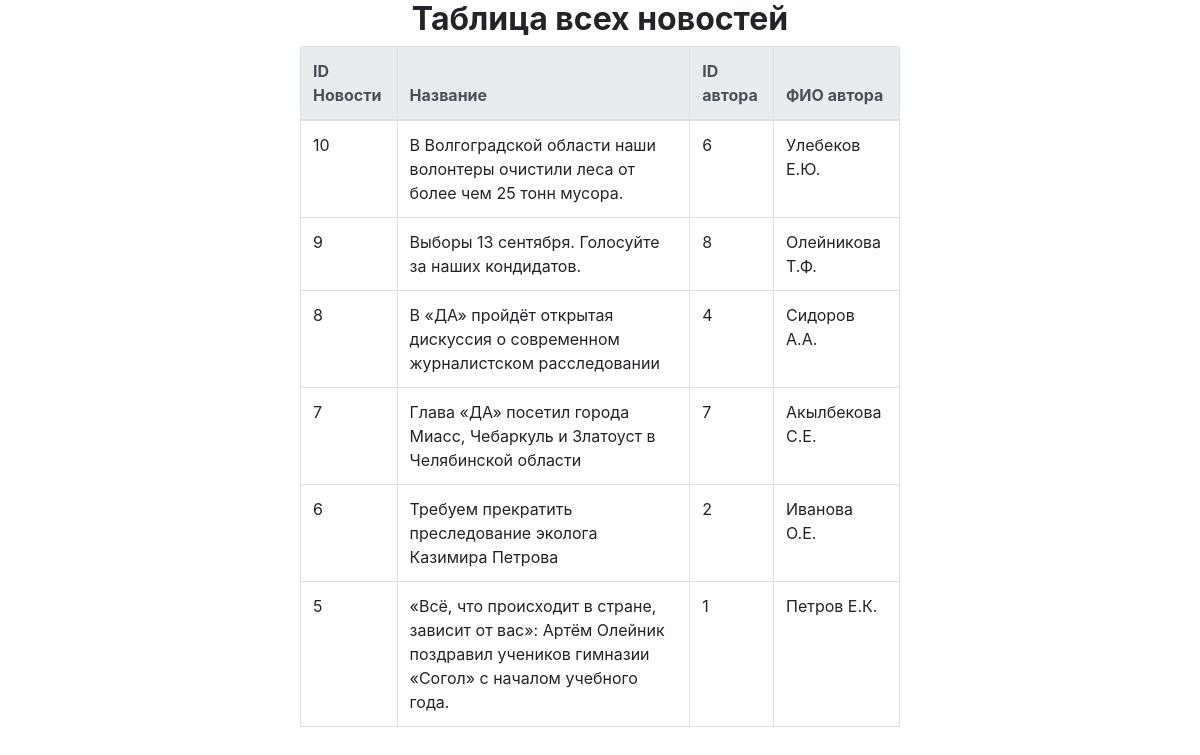
The app's page /news.php (signed in) with its own data.
### tables this page shows
CREATE TABLE `news` (
  `news_id` int(12) NOT NULL,
  `news_title` varchar(200) NOT NULL,
  `news_text` varchar(5000) NOT NULL,
  `picture` varchar(500) NOT NULL,
  `date` date NOT NULL,
  `author_id` int(12) NOT NULL,
  `town_id` int(12) DEFAULT NULL,
  `genre_id` int(12) DEFAULT NULL
);

CREATE TABLE `authors` (
  `author_id` int(11) NOT NULL,
  `name` varchar(50) NOT NULL,
  `info` varchar(100) DEFAULT NULL,
  `town_id` int(12) DEFAULT NULL
);

### news.php (the view, shortened to what this page needs)
<?php require_once ('database/connect.php'); ?>
<!doctype html>
<html lang="ru">
  <head>
    <link rel="stylesheet" href="https://stackpath.bootstrapcdn.com/bootstrap/4.5.0/css/bootstrap.min.css">
  </head>
  <body>
    <main role="main">
      <div style="text-align: center">
        <h2><b style="font-size:larg;">Таблица всех новостей</b></h2>
      </div>
      <div align="center">
        <table class="table table-bordered w-50">
          <thead class="thead-light">
            <tr>
              <th scope="col">ID Новости</th>
              <th scope="col">Название</th>
              <th scope="col">ID автора</th>
              <th scope="col">ФИО автора</th>
            </tr>
          </thead>
            <tbody>
            <?php
              $res = mysqli_query($connect, "SELECT `news_id`, `news_title`, news.author_id , `name` FROM `news`, `authors` WHERE news.author_id = authors.author_id ORDER BY `date` DESC ");
              while ($row = mysqli_fetch_assoc($res)){
                echo '<tr>
                       <td>' . $row['news_id'] . '</td>
                       <td>' . $row['news_title'] . '</td>
                       <td>' . $row['author_id'] . '</td>
                       <td>' . $row['name'] . '</td>
                      </tr>';
              }
            ?>
            </tbody>
        </table>
      </div>
    </main>
  </body>
</html>

### records on screen
news: news_id "10", news_title "В Волгоградской области наши волонтеры очистили леса от более чем 25 тонн мусора.", author "6", author.name "Улебеков Е.Ю."
news: news_id "9", news_title "Выборы 13 сентября. Голосуйте за наших кондидатов.", author "8", author.name "Олейникова Т.Ф."
news: news_id "8", news_title "В «ДА» пройдёт открытая дискуссия о современном журналистском расследовании", author "4", author.name "Сидоров А.А."
news: news_id "7", news_title "Глава «ДА» посетил города Миасс, Чебаркуль и Златоуст в Челябинской области", author "7", author.name "Акылбекова С.Е."
news: news_id "6", news_title "Требуем прекратить преследование эколога Казимира Петрова", author "2", author.name "Иванова О.Е."
news: news_id "5", news_title "«Всё, что происходит в стране, зависит от вас»: Артём Олейник поздравил учеников гимназии «Согол» с началом учебного года.", author "1", author.name "Петров Е.К."
